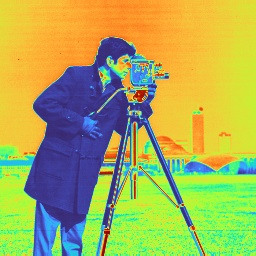
#> input picture images/input.jpg, 256 x 256 px
$ jupyter execute lab3.ipynb
#> lines starting #> are read from the running program, lines starting #| are printed output that depends on the picture
# Lab 3 – Image Manipulations using OpenCV

[cell 1]
import os
import cv2
import numpy as np
import matplotlib.pyplot as plt

IMG_DIR = '../images'

def show(images, titles, cols=None, size=4):
    """Display images inline (replaces cv2.imshow, which does not work well in Jupyter)."""
    cols = cols or len(images)
    rows = (len(images) + cols - 1) // cols
    plt.figure(figsize=(size * cols, size * rows))
    for i, (im, t) in enumerate(zip(images, titles), 1):
        plt.subplot(rows, cols, i)
        if im.ndim == 2:
            plt.imshow(im, cmap='gray', vmin=0, vmax=255)
        else:
            plt.imshow(cv2.cvtColor(im, cv2.COLOR_BGR2RGB))
        plt.title(t); plt.axis('off')
    plt.tight_layout(); plt.show()

[cell 2]
# no colour sample image in repo: build input.jpg from cameraman.tiff once
src = os.path.join(IMG_DIR, 'cameraman.tiff')
inp = os.path.join(IMG_DIR, 'input.jpg')
if not os.path.exists(inp):
    g = cv2.imread(src, cv2.IMREAD_GRAYSCALE)
    cv2.imwrite(inp, cv2.applyColorMap(g, cv2.COLORMAP_TURBO))

## Step 1: Read an image

[cell 3]
img = cv2.imread(inp)
#> img is the input picture: shape (256, 256, 3); mean B, G, R 89.5, 174.2, 169
print(type(img))
#| <class 'numpy.ndarray'>
print('shape:', img.shape, 'dtype:', img.dtype)   # (height, width, channels) – OpenCV stores BGR
#| shape: (256, 256, 3) dtype: uint8
show([img], ['Input image'])
#> in show, `cols = cols or len(images)`: cols = 1
#> the loop in show, `for i, (im, t) in enumerate(zip(images, titles), 1):` made 1 pass
#> (i, t) on pass 1: (1, 'Input image')

## Step 2: Load an image as grayscale

[cell 4]
gray_img = cv2.imread(inp, cv2.IMREAD_GRAYSCALE)
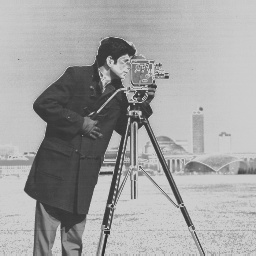
#> gray_img: shape (256, 256); min 42, max 214, mean 163.1
print('shape:', gray_img.shape)
#| shape: (256, 256)
show([gray_img], ['Grayscale (IMREAD_GRAYSCALE)'])
#> the loop in show (call 2), `for i, (im, t) in enumerate(zip(images, titles), 1):` made 1 pass

## Step 3: Save an image

[cell 5]
cv2.imwrite(os.path.join(IMG_DIR, 'output.jpg'), gray_img)
print('saved ->', os.path.exists(os.path.join(IMG_DIR, 'output.jpg')))

## Step 4: Convert an image to different colour spaces

[cell 6]
gray_img = cv2.cvtColor(img, cv2.COLOR_BGR2GRAY)
show([gray_img], ['Grayscale (cvtColor)'])

[cell 7]
flags = [x for x in dir(cv2) if x.startswith('COLOR_')]
#> flags = 374 items, first 6: 'COLOR_BAYER_BG2BGR', 'COLOR_BAYER_BG2BGRA', 'COLOR_BAYER_BG2BGR_EA', 'COLOR_BAYER_BG2BGR_VNG', 'COLOR_BAYER_BG2GRAY', 'COLOR_BAYER_BG2RGB'
print(len(flags), 'flags'); print(flags[:15], '...')
#> (printed output is left out)

[cell 8]
yuv_img = cv2.cvtColor(img, cv2.COLOR_BGR2YUV)
#> yuv_img: shape (256, 256, 3); mean of channels 0, 1, 2 163, 91.9, 133.2
show([yuv_img[:, :, 0], yuv_img[:, :, 1], yuv_img[:, :, 2]], ['Y channel', 'U channel', 'V channel'])

# Assessment
## Task 1: Geometric transformations

### 1a. Increase the size of the image

[cell 9]
g = cv2.imread(src, cv2.IMREAD_GRAYSCALE)      # grayscale original used for the tasks
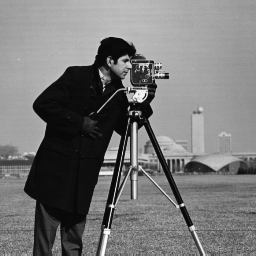
#> input picture images/cameraman.tiff, 256 x 256 px
#> g is the input picture: shape (256, 256); min 7, max 253, mean 118.7
h, w = g.shape
#> h = 256; w = 256
enlarged = cv2.resize(g, None, fx=2, fy=2, interpolation=cv2.INTER_CUBIC)
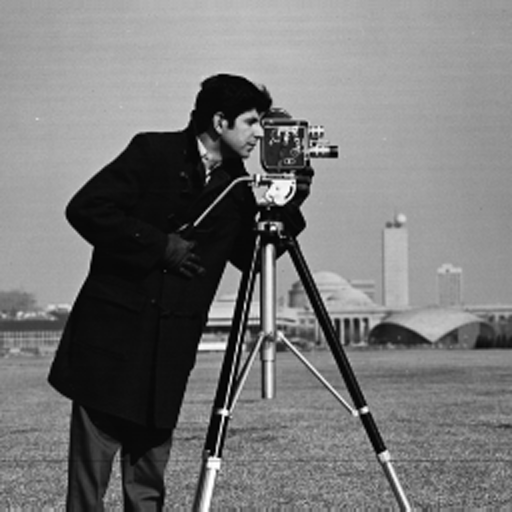
#> enlarged: shape (512, 512); min 0, max 255, mean 118.7
print('original:', g.shape, '-> enlarged:', enlarged.shape)
#| original: (256, 256) -> enlarged: (512, 512)
show([g, enlarged], ['Original %dx%d' % (w, h), 'Enlarged %dx%d' % enlarged.shape[::-1]])

### 1b. Rotate the image by 120°

[cell 10]
angle = 120
M = cv2.getRotationMatrix2D((w / 2, h / 2), angle, 1.0)
#> M = [[-0.5, 0.866, 81.15], [-0.866, -0.5, 302.9]]
cos, sin = abs(M[0, 0]), abs(M[0, 1])
#> cos = 0.5; sin = 0.866
nw, nh = int(h * sin + w * cos), int(h * cos + w * sin)
#> nw = 349; nh = 349
M[0, 2] += nw / 2 - w / 2
M[1, 2] += nh / 2 - h / 2
rotated = cv2.warpAffine(g, M, (nw, nh))
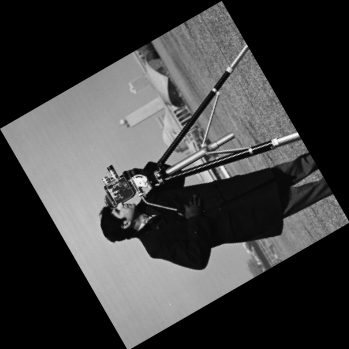
#> rotated: shape (349, 349); min 0, max 251, mean 63.9
show([g, rotated], ['Original', 'Rotated %d°' % angle])

### 1c. Shear operations

[cell 11]
k = 0.3
shear_x = cv2.warpAffine(g, np.float32([[1, k, 0], [0, 1, 0]]), (int(w + k * h), h))
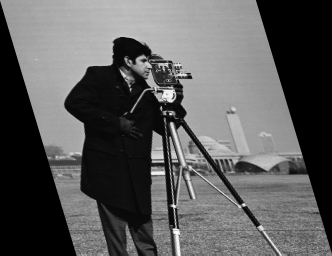
#> shear_x: shape (256, 332); min 0, max 253, mean 91.6
shear_y = cv2.warpAffine(g, np.float32([[1, 0, 0], [k, 1, 0]]), (w, int(h + k * w)))
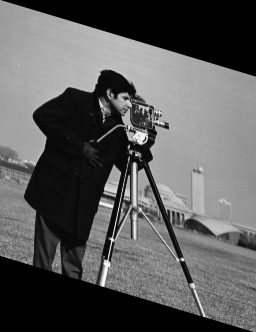
#> shear_y: shape (332, 256); min 0, max 252, mean 91.6
show([g, shear_x, shear_y], ['Original', 'Horizontal shear (k=0.3)', 'Vertical shear (k=0.3)'])

## Task 2: Intensity transformations

### 2a. Negative image

[cell 12]
negative = 255 - g
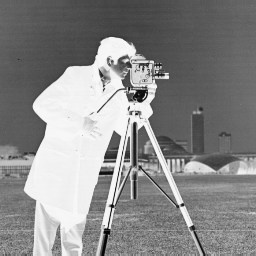
#> negative: shape (256, 256); min 2, max 248, mean 136.3
show([g, negative], ['Original', 'Negative'])

### 2b. Log transformation

[cell 13]
r = g.astype(np.float64)
c = 255 / np.log(1 + r.max())
#> c = 46.05
log_img = np.uint8(c * np.log(1 + r))
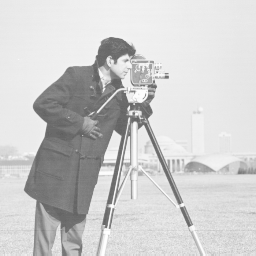
#> log_img: shape (256, 256); min 95, max 254, mean 205.6
print('c =', round(c, 3))
#| c = 46.051
show([g, log_img], ['Original', 'Log transform (c=%.2f)' % c])

### 2c. Power-law

[cell 14]
def gamma_t(im, gamma, c=1.0):
#> called with gamma = 0.4, c = 1
    return np.uint8(np.clip(c * (im / 255.0) ** gamma, 0, 1) * 255)

gammas = [0.4, 0.6, 1.5]
show([g] + [gamma_t(g, gm) for gm in gammas], ['Original'] + ['gamma = %s' % gm for gm in gammas], cols=4)
#> call 3 of gamma_t, with gamma = 1.5, c = 1
#> in gamma_t (call 3), `return np.uint8(np.clip(c * (im / 255.0) ** gamma, 0, 1) * 255)`:
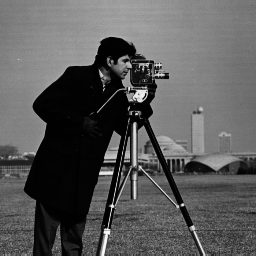
#> returned value: shape (256, 256); min 1, max 252, mean 90

[cell 15]
chosen = gamma_t(g, 0.6)
print('std dev  original: %.1f   gamma=0.6: %.1f' % (g.std(), chosen.std()))
#| std dev  original: 62.3   gamma=0.6: 61.5
plt.figure(figsize=(8, 3))
for i, (im, t) in enumerate([(g, 'Original'), (chosen, 'gamma = 0.6')], 1):
    plt.subplot(1, 2, i); plt.hist(im.ravel(), bins=256, range=(0, 255)); plt.title('Histogram – ' + t)
#> this loop made 2 passes
#> (i, t) on passes 1 to 2: (1, 'Original'), (2, 'gamma = 0.6')
plt.tight_layout(); plt.show()
#> after `plt.tight_layout()`:
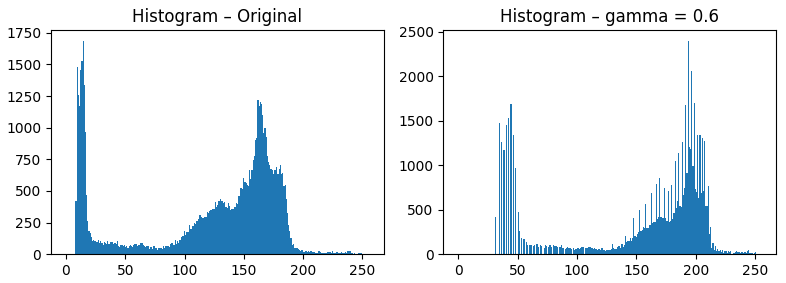
#> figure drawn by matplotlib, 2 panels; panel 1: tallest bar 1685 high, from x = 13.95 to 14.94; panel 2: tallest bar 2395 high, from x = 193.2 to 194.2
